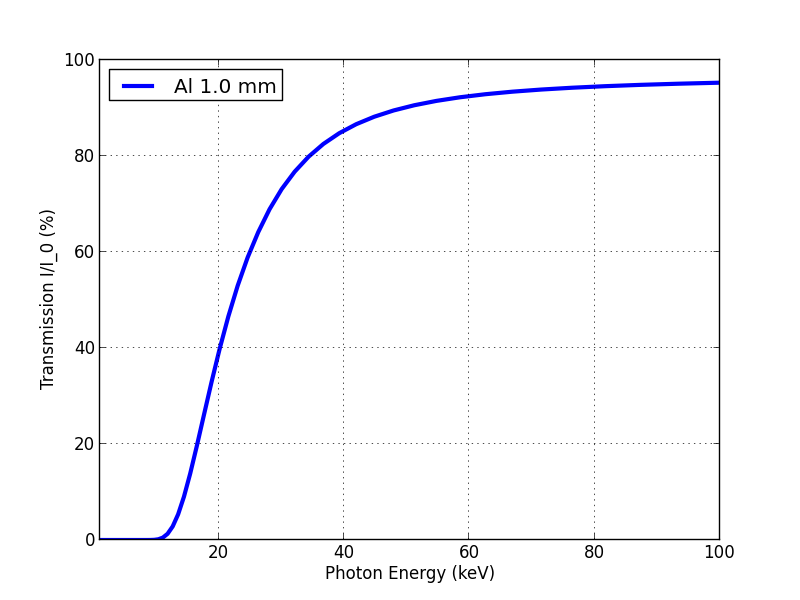

Write the Python code that produced this figure.
from pymicro.xray.xray_utils import plot_xray_trans

if __name__ == '__main__':
  # plot X-ray transmission through 1 mm of Al
  plot_xray_trans('Al')

  import os
  image_name = os.path.splitext(__file__)[0] + '.png'
  print 'writting %s' % image_name

  from matplotlib import image
  image.thumbnail(image_name, 'thumb_' + image_name, 0.2)
